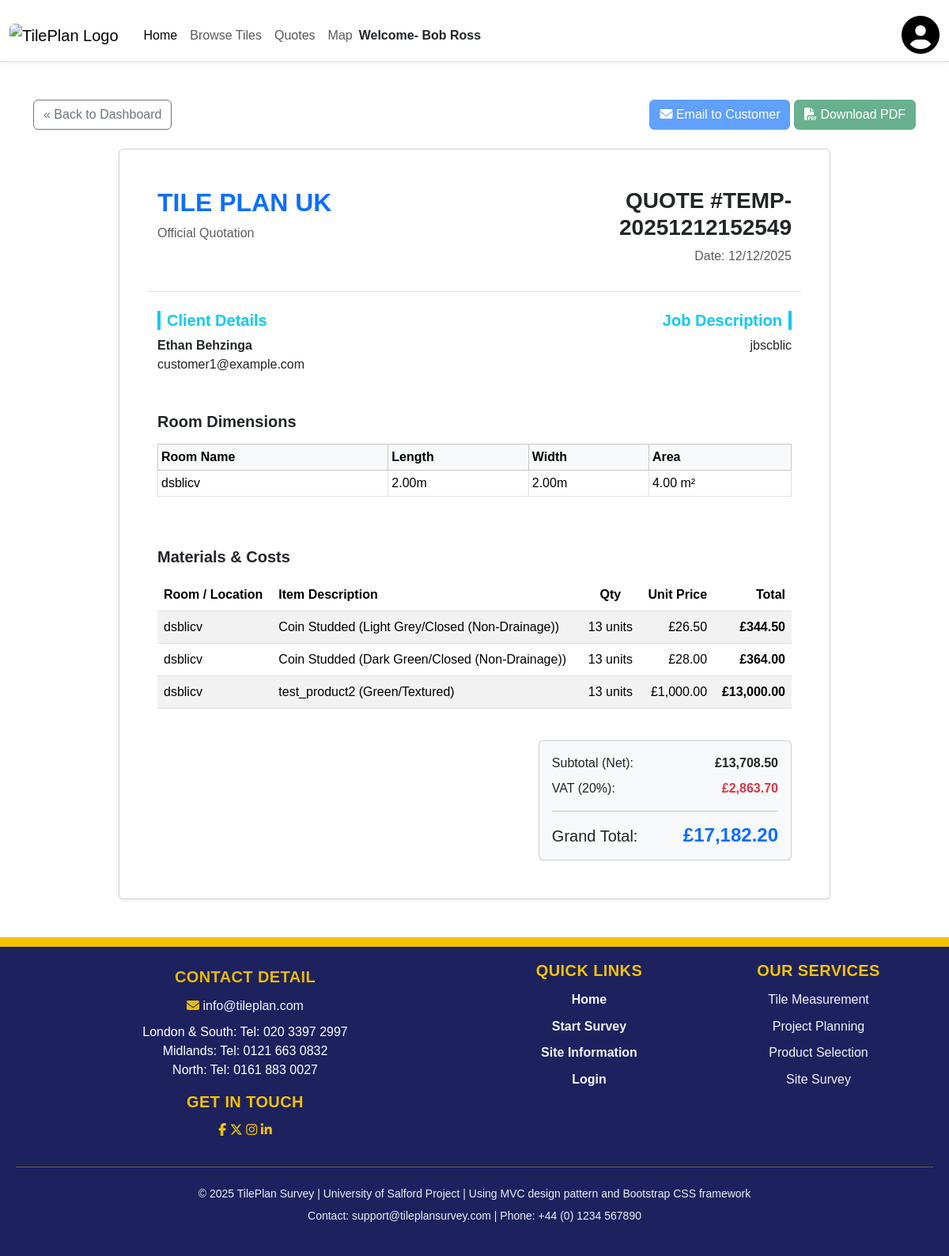
The page /quoteDetails.php?id=5 (signed in) on the database its author committed.
### tables this page shows
CREATE TABLE quotes (
                        id                     INTEGER PRIMARY KEY AUTOINCREMENT,
                        customer_id            INTEGER NOT NULL,
                        site_address_id        INTEGER,
                        created_by_user_id     INTEGER NOT NULL,
                        enquiry_id             INTEGER,
                        reference_code         TEXT,
                        status                 TEXT NOT NULL DEFAULT 'draft'
                            CHECK (status IN ('draft', 'sent', 'accepted', 'rejected', 'expired')),
                        valid_until            TEXT,          -- DATE as TEXT in SQLite
                        currency_code          TEXT NOT NULL DEFAULT 'GBP',  -- CHAR(3)
                        total_materials_cost   NUMERIC NOT NULL DEFAULT 0.00,
                        total_labour_cost      NUMERIC NOT NULL DEFAULT 0.00,
                        total_delivery_cost    NUMERIC NOT NULL DEFAULT 0.00,
                        total_consumables_cost NUMERIC NOT NULL DEFAULT 0.00,
                        total_tax              NUMERIC NOT NULL DEFAULT 0.00,
                        grand_total            NUMERIC NOT NULL DEFAULT 0.00,
                        notes_internal         TEXT,
                        notes_customer         TEXT,
                        created_at             TEXT NOT NULL DEFAULT (CURRENT_TIMESTAMP),
                        updated_at             TEXT NOT NULL DEFAULT (CURRENT_TIMESTAMP),

                        FOREIGN KEY (customer_id)        REFERENCES customers(id),
                        FOREIGN KEY (site_address_id)    REFERENCES addresses(id),
                        FOREIGN KEY (created_by_user_id) REFERENCES users(id),
                        FOREIGN KEY (enquiry_id)         REFERENCES enquiries(id)
);

CREATE TABLE users (
                       id              INTEGER PRIMARY KEY AUTOINCREMENT,
                       account_email   TEXT NOT NULL UNIQUE,
                       password_hashed TEXT NOT NULL,
                       full_name       TEXT NOT NULL,
                       account_phone   TEXT,
                       role            TEXT NOT NULL DEFAULT 'customer'
                           CHECK (role IN ('admin', 'operator', 'staff', 'customer')),
                       is_active       INTEGER NOT NULL DEFAULT 1
                           CHECK (is_active IN (0, 1))
);

CREATE TABLE quote_rooms (
                             id          INTEGER PRIMARY KEY AUTOINCREMENT,
                             quote_id    INTEGER NOT NULL,
                             name        TEXT NOT NULL,
                             length      NUMERIC NOT NULL,   -- DECIMAL(10,2)
                             width       NUMERIC NOT NULL,   -- DECIMAL(10,2)
                             unit        TEXT NOT NULL
                                 CHECK (unit IN ('m', 'ft')),
                             area_sqm    NUMERIC NOT NULL,   -- DECIMAL(10,2)
                             area_sqft   NUMERIC NOT NULL,   -- DECIMAL(10,2)
                             created_at  TEXT NOT NULL DEFAULT (CURRENT_TIMESTAMP),

                             FOREIGN KEY (quote_id) REFERENCES quotes(id)
);

CREATE TABLE "quote_items"
(
    id                 INTEGER
        primary key autoincrement,
    quote_id           INTEGER                           not null
        references quotes,
    product_id         INTEGER
        references products,
    room_id            INTEGER
        references quote_rooms,
    item_type          TEXT                              not null,
    description        TEXT                              not null,
    quantity           NUMERIC default 1.00              not null,
    unit_price         NUMERIC default 0.00              not null,
    line_total         NUMERIC default 0.00              not null,
    is_optional        INTEGER default 0                 not null,
    sort_order         INTEGER default 0                 not null,
    created_at         TEXT    default CURRENT_TIMESTAMP not null,
    product_variant_id INTEGER
        constraint quote_items_product_variants_id_fk
            references product_variants,
    check (is_optional IN (0, 1)),
    check (item_type IN ('tile', 'trim', 'consumable', 'delivery', 'labour', 'other'))
);

### quoteDetails.php (called while the page is built, shortened)
<?php
require_once 'Model/QuoteDataSet.php';
$view = new StdClass();
$view->title = "Quote Details";
$quoteId = isset($_GET['id']) ? (int)$_GET['id'] : 0;
$quoteDataSet = new QuoteDataSet();
$quote = $quoteDataSet->getQuoteById($quoteId);
$rooms = $quoteDataSet->getQuoteRooms($quoteId);
$items = $quoteDataSet->getQuoteItems($quoteId);
$totalMaterials = 0;
foreach ($items as $item) {
    $totalMaterials += $item['line_total'];
}
$labourCost = $quote['total_labour_cost'] ?? 0;
$deliveryCost = $quote['total_delivery_cost'] ?? 0;
$subtotalBeforeVat = $totalMaterials + $labourCost + $deliveryCost;
$vatRate = 0.20;
$vat = $subtotalBeforeVat * $vatRate;
$grandTotal = $subtotalBeforeVat + $vat;
$view->quote = $quote;
$view->rooms = $rooms;
$view->items = $items;
$view->totalMaterials = $totalMaterials;
$view->labourCost = $labourCost;
$view->deliveryCost = $deliveryCost;
$view->subtotalBeforeVat = $subtotalBeforeVat;
$view->vat = $vat;
$view->grandTotal = $grandTotal;
require_once("Views/quoteDetails.phtml");

### Model/database.php (called while the page is built, shortened)
<?php
class Database{
    private static $instance=null;
    private $conn;
    private function __construct(){
        $dbPath = realpath(__DIR__.'/../database.sqlite');
        $this->conn = new PDO("sqlite:" . $dbPath);
        $this->conn->setAttribute(PDO::ATTR_ERRMODE, PDO::ERRMODE_EXCEPTION);
    }
    public static function getInstance(){
        if (self::$instance === null){
            self::$instance = new Database();
        }
        return self::$instance;
    }
    public function getConnection():PDO {
        return $this->conn;
    }
}

### Model/QuoteDataSet.php (called while the page is built, shortened)
<?php
require_once("database.php");
class QuoteDataSet
{
    protected $_dbHandle, $_dbInstance;
    public function __construct()
    {
        $this->_dbInstance = Database::getInstance();
        $this->_dbHandle = $this->_dbInstance->getConnection();
    }
    public function getQuoteById(int $id)
    {
        $sql = "
            SELECT
                q.*,
                u.full_name AS customer_name,
                u.account_email
            FROM quotes q
            JOIN customers c ON q.customer_id = c.id
            JOIN users u ON c.user_id = u.id
            WHERE q.id = ?
        ";
        $stmt = $this->_dbHandle->prepare($sql);
        $stmt->execute([$id]);
        return $stmt->fetch(PDO::FETCH_ASSOC);
    }
    public function getQuoteRooms(int $quoteId): array
    {
        $sql = "SELECT * FROM quote_rooms WHERE quote_id = ?";
        $stmt = $this->_dbHandle->prepare($sql);
        $stmt->execute([$quoteId]);
        return $stmt->fetchAll(PDO::FETCH_ASSOC);
    }
    public function getQuoteItems(int $quoteId): array
    {
        $sql = "SELECT qi.*, r.name as room_name
                FROM quote_items qi
                LEFT JOIN quote_rooms r ON qi.room_id = r.id
                WHERE qi.quote_id = ?";
        $stmt = $this->_dbHandle->prepare($sql);
        $stmt->execute([$quoteId]);
        return $stmt->fetchAll(PDO::FETCH_ASSOC);
    }
}

### Views/quoteDetails.phtml (the view)
<?php require("template/header.phtml"); ?>
    <div class="container my-5">
        <div class="d-flex justify-content-between align-items-center mb-4">
            <a href="quote.php" class="btn btn-outline-secondary">&laquo; Back to Dashboard</a>
            <div>
                <button class="btn btn-primary" disabled><i class="fas fa-envelope"></i> Email to Customer</button>
                <button class="btn btn-success" disabled><i class="fas fa-file-pdf"></i> Download PDF</button>
            </div>
        </div>
        <div class="card shadow-sm p-5" style="max-width: 900px; margin: 0 auto;">
            <div class="row mb-4 border-bottom pb-3">
                <div class="col-6">
                    <h2 class="text-primary fw-bold">TILE PLAN UK</h2>
                    <p class="text-muted">Official Quotation</p>
                </div>
                <div class="col-6 text-end">
                    <h3 class="fw-bold">QUOTE #<?php echo htmlspecialchars($view->quote['reference_code']); ?></h3>
                    <p class="text-muted">Date: <?php echo date('d/m/Y', strtotime($view->quote['created_at'])); ?></p>
                </div>
            </div>
            <div class="row mb-5">
                <div class="col-6">
                    <h5 class="fw-bold text-info border-start border-4 border-info ps-2">Client Details</h5>
                    <p class="mb-0 fw-bold"><?php echo htmlspecialchars($view->quote['customer_name']); ?></p>
                    <p class="mb-0"><?php echo htmlspecialchars($view->quote['account_email']); ?></p>
                </div>
                <div class="col-6 text-end">
                    <h5 class="fw-bold text-info border-end border-4 border-info pe-2">Job Description</h5>
                    <p class="mb-0" style="white-space: pre-line;"><?php echo htmlspecialchars($view->quote['notes_internal']); ?></p>
                </div>
            </div>
            <div class="mb-5">
                <h5 class="fw-bold mb-3">Room Dimensions</h5>
                <table class="table table-bordered table-sm">
                    <thead class="table-light">
                    <tr>
                        <th>Room Name</th>
                        <th>Length</th>
                        <th>Width</th>
                        <th>Area</th>
                    </tr>
                    </thead>
                    <tbody>
                    <?php foreach ($view->rooms as $room): ?>
                        <tr>
                            <td><?php echo htmlspecialchars($room['name']); ?></td>
                            <td><?php echo number_format($room['length'], 2); ?>m</td>
                            <td><?php echo number_format($room['width'], 2); ?>m</td>
                            <td><?php echo number_format($room['area_sqm'], 2); ?> m²</td>
                        </tr>
                    <?php endforeach; ?>
                    </tbody>
                </table>
            </div>
            <div class="mb-4">
                <h5 class="fw-bold mb-3">Materials & Costs</h5>
                <table class="table table-striped">
                    <thead class="bg-info text-white">
                    <tr>
                        <th>Room / Location</th>
                        <th>Item Description</th>
                        <th class="text-center">Qty</th>
                        <th class="text-end">Unit Price</th>
                        <th class="text-end">Total</th>
                    </tr>
                    </thead>
                    <tbody>
                    <?php foreach ($view->items as $item): ?>
                        <tr>
                            <td><?php echo htmlspecialchars($item['room_name']); ?></td>
                            <td><?php echo htmlspecialchars($item['description']); ?></td>
                            <td class="text-center">
                                <?php echo number_format($item['quantity'], 0); ?>
                                <?php
                                echo strpos($item['description'], 'tile') !== false ? ' tiles' : ' units';
                                ?>
                            </td>
                            <td class="text-end">£<?php echo number_format($item['unit_price'], 2); ?></td>
                            <td class="text-end fw-bold">£<?php echo number_format($item['line_total'], 2); ?></td>
                        </tr>
                    <?php endforeach; ?>
                    </tbody>
                </table>
            </div>
            <div class="row justify-content-end">
                <div class="col-md-5">
                    <div class="card bg-light">
                        <div class="card-body">
                            <div class="d-flex justify-content-between mb-2">
                                <span>Subtotal (Net):</span>
                                <span class="fw-bold">£<?php echo number_format($view->totalMaterials, 2); ?></span>
                            </div>
                            <div class="d-flex justify-content-between mb-2">
                                <span>VAT (20%):</span>
                                <span class="text-danger fw-bold">£<?php echo number_format($view->vat, 2); ?></span>
                            </div>
                            <hr>
                            <div class="d-flex justify-content-between align-items-center">
                                <span class="h5 mb-0">Grand Total:</span>
                                <span class="h4 mb-0 text-primary fw-bold">£<?php echo number_format($view->grandTotal, 2); ?></span>
                            </div>
                        </div>
                    </div>
                </div>
            </div>
        </div>
    </div>
<?php require("template/footer.phtml"); ?>

### Views/css/my-style.css (style rules this page uses)
body { margin: 0; font-family: Arial, sans-serif; }

### rows shown on the page
quotes: reference_code "TEMP-20251212152549", created_at "12/12/2025", users.full_name "Ethan Behzinga", users.account_email "customer1@example.com", notes_internal "jbscblic", total_labour_cost+total_delivery_cost "2,863.70", total_labour_cost+total_delivery_cost "17,182.20"
quote_rooms: name "dsblicv", length "2.00", width "2.00", area_sqm "4.00"
quote_items: room.name "dsblicv", description "Coin Studded (Light Grey/Closed (Non-Drainage))", quantity "13", shows "units", unit_price "26.50", line_total "344.50"
quote_items: room.name "dsblicv", description "Coin Studded (Dark Green/Closed (Non-Drainage))", quantity "13", shows "units", unit_price "28.00", line_total "364.00"
quote_items: room.name "dsblicv", description "test_product2 (Green/Textured)", quantity "13", shows "units", unit_price "1,000.00", line_total "13,000.00"

### other values the page prints
Authentication::full_name() "Bob Ross"
$view->totalMaterials "13,708.50"
